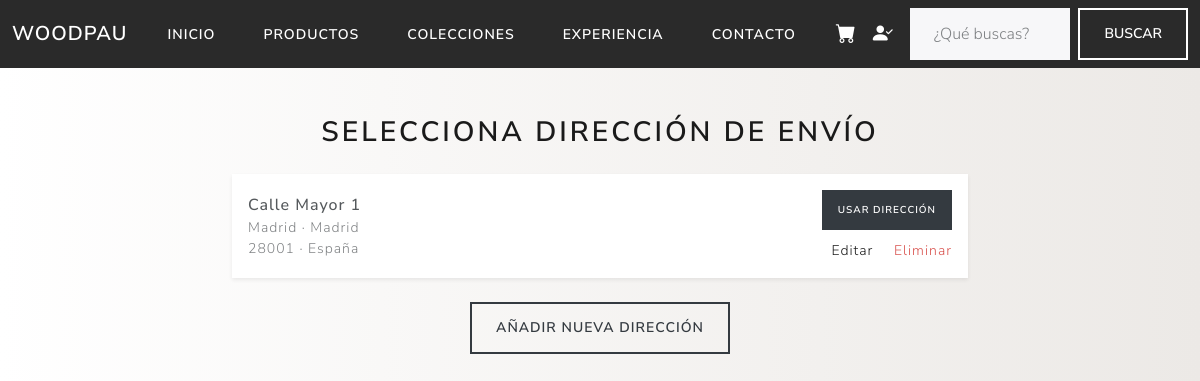
The app's page /direcciones (signed in) with its own data.
### models.py (models this page shows, shortened)
class Direccion(Base):
    __tablename__ = "direcciones"
    __table_args__ = {"sqlite_autoincrement": True, "comment" : "Tabla datos usuario"}
    id_direccion: Mapped[int] = mapped_column(Integer, primary_key=True, autoincrement=True)
    calle: Mapped[str] = mapped_column(String(50), nullable=False)
    numero: Mapped[int] = mapped_column(String(10), nullable=False)
    ciudad: Mapped[str] = mapped_column(String(50), nullable=False)
    provincia: Mapped[str] = mapped_column(String(50), nullable=False)
    codigo_postal: Mapped[str] = mapped_column(String(10), nullable=False)
    pais: Mapped[str] = mapped_column(String(50), nullable=False)
    activa: Mapped[bool] = mapped_column(Boolean, default=True)
    usuario_id: Mapped[int] = mapped_column(Integer, ForeignKey("usuarios.id_usuario"), nullable=False)
    usuario: Mapped["Usuario"] = relationship("Usuario", back_populates="direcciones")
    pedidos: Mapped[list["Pedido"]] = relationship("Pedido", back_populates="direccion")

### main.py (the view, shortened to what this page needs)
@app.route("/direcciones", methods=["GET", "POST"])
def direcciones():
    if "usuario_id" not in session:
        return redirect(url_for("login"))
    db = SessionLocal()
    usuario = db.get(Usuario, session["usuario_id"])
    direcciones_activas = [
        d for d in usuario.direcciones if d.activa
    ]
    if direcciones_activas:
        return render_template(
            "direccion_existente.html",
            direcciones=direcciones_activas
        )

### main.py (called while the page is built)
def obtener_usuario_por_id(user_id):
    return db.get(Usuario, user_id)

@app.context_processor
def inject_usuario():
    usuario = None
    user_id = session.get("usuario_id")
    if user_id:
        usuario = obtener_usuario_por_id(user_id)
    return dict(usuario=usuario)

@app.context_processor
def inject_carrito():
    carrito = session.get("carrito", {})
    total_items = sum(
        item["cantidad"] for item in carrito.values()
    )
    return dict(carrito_items=total_items)

### templates/direccion_existente.html
{% extends "base.html" %}
{% block content %}
<div class="container py-5">
    <div class="row justify-content-center">
        <div class="col-lg-8">
            <h2 class="mb-4 text-center">
                Selecciona dirección de envío
            </h2>
            {% for direccion in direcciones %}
                <div class="card mb-3 shadow-sm border-0">
                    <div class="card-body d-flex justify-content-between align-items-center">
                        <div>
                            <div class="fw-semibold">
                                {{ direccion.calle }} {{ direccion.numero }}
                            </div>
                            <div class="text-muted small">
                                {{ direccion.ciudad }} · {{ direccion.provincia }}
                            </div>
                            <div class="text-muted small">
                                {{ direccion.codigo_postal }} · {{ direccion.pais }}
                            </div>
                        </div>
                        <div class="text-end">
                            <a
                                href="{{ url_for('seleccionar_direccion', id_direccion=direccion.id_direccion) }}"
                                class="btn btn-dark btn-sm mb-2"
                            >
                                Usar dirección
                            </a>
                            <div>
                                <a
                                    href="{{ url_for('editar_direccion', id_direccion=direccion.id_direccion) }}"
                                    class="text-decoration-none me-3 small"
                                >
                                    Editar
                                </a>
                                <a
                                    href="{{ url_for('eliminar_direccion', id_direccion=direccion.id_direccion) }}"
                                    class="text-danger text-decoration-none small"
                                    onclick="return confirm('¿Eliminar esta dirección?')"
                                >
                                    Eliminar
                                </a>
                            </div>
                        </div>
                    </div>
                </div>
            {% endfor %}
            <div class="text-center mt-4">
                <a
                    href="{{ url_for('nueva_direccion') }}"
                    class="btn btn-outline-dark"
                >
                    Añadir nueva dirección
                </a>
            </div>
        </div>
    </div>
</div>
{% endblock %}

### static/main.css (style rules this page uses)
body { background: #ECE9E6; background: -webkit-linear-gradient(to right, #FFFFFF, #ECE9E6); background: linear-gradient(to right, #FFFFFF, #ECE9E6); }
.card { overflow: hidden; }

### records on screen
Direccion: calle "Calle Mayor", numero "1", ciudad "Madrid", provincia "Madrid", codigo_postal "28001", pais "España"
